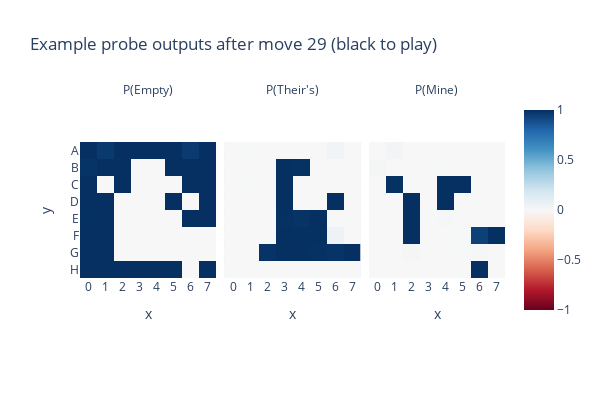
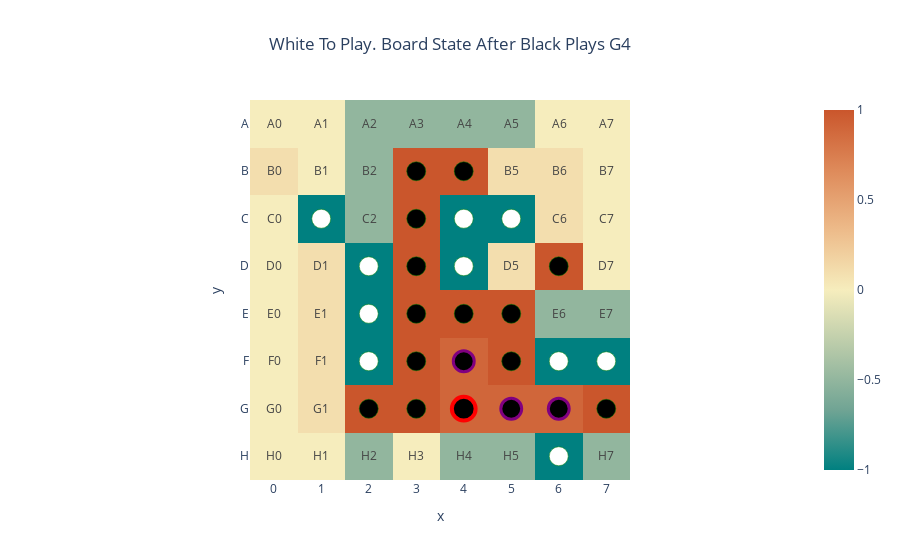

Notebook code cell kept with these figures, in order:
### Code cell
layer = 6
game_index = 1
move = 22
def plot_probe_outputs(layer, game_index, move, **kwargs):
    residual_stream = focus_cache["resid_post", layer][game_index, move]
    print("residual_stream", residual_stream.shape)
    probe_out = einops.einsum(residual_stream, linear_probe, "d_model, d_model row col options -> row col options")
    probabilities = probe_out.softmax(dim=-1)
    plot_square_as_board(probabilities, facet_col=2, facet_labels=["P(Empty)", "P(Their's)", "P(Mine)"], height=400, width=600, **kwargs)
plot_probe_outputs(layer, game_index, move, title="Example probe outputs after move 29 (black to play)")

plot_single_board(int_to_label(focus_games_int[game_index, :move+1]))

### Figure 1 — Plotly figure (JSON) as saved in the notebook; plotly's stock layout.template omitted (floating-point values rounded to 4 significant figures)
{"data": [{"coloraxis": "coloraxis", "hovertemplate": "x: %{x}<br>y: %{y}<br>color: %{z}<extra></extra>", "name": "0", "type": "heatmap", "x": ["0", "1", "2", "3", "4", "5", "6", "7"], "xaxis": "x", "y": ["A", "B", "C", "D", "E", "F", "G", "H"], "yaxis": "y", "z": [[1.0, 0.9681, 1, 1, 1, 1, 0.9637, 0.9993], [0.9835, 0.9995, 1, 1.958e-08, 7.313e-08, 1.0, 0.9998, 0.9989], [0.9997, 8.396e-05, 1, 5.186e-06, 8.248e-06, 2.154e-05, 1.0, 1], [1.0, 1.0, 7.758e-08, 2.756e-10, 2.174e-10, 1.0, 3.574e-06, 1.0], [0.9976, 1.0, 5.595e-06, 2.439e-10, 6.227e-10, 9.075e-07, 1, 1], [1.0, 1.0, 4.181e-08, 5.914e-06, 3.609e-09, 0.0002678, 9.295e-14, 3.935e-08], [0.9987, 0.9999, 8.277e-05, 0.0001944, 3.876e-11, 6.263e-05, 2.827e-05, 2.777e-06], [0.9996, 1.0, 1, 1.0, 1, 1, 1.181e-09, 1.0]]}, {"coloraxis": "coloraxis", "hovertemplate": "x: %{x}<br>y: %{y}<br>color: %{z}<extra></extra>", "name": "1", "type": "heatmap", "x": ["0", "1", "2", "3", "4", "5", "6", "7"], "xaxis": "x2", "y": ["A", "B", "C", "D", "E", "F", "G", "H"], "yaxis": "y2", "z": [[2.571e-08, 0.003117, 1.688e-16, 6.733e-14, 8.844e-15, 1.565e-14, 0.03435, 0.0004108], [0.0004496, 0.0003612, 1.264e-15, 0.9997, 0.9959, 3.535e-06, 6.126e-06, 0.0005669], [0.000182, 0.003973, 2.78e-15, 0.9991, 0.002288, 0.0005513, 6.149e-08, 6.342e-11], [3.822e-06, 2.471e-08, 0.00116, 0.9983, 0.0007775, 5.215e-07, 0.9972, 3.231e-06], [0.0001811, 1.457e-07, 0.0002378, 0.995, 0.988, 0.9987, 3.073e-16, 1.328e-12], [5.331e-06, 1.001e-07, 0.0001361, 0.9995, 0.9982, 0.997, 0.05853, 0.001047], [0.001144, 9.884e-07, 0.9844, 0.9968, 0.9989, 0.9945, 0.9874, 0.9996], [6.343e-05, 1.478e-06, 2.928e-15, 2.776e-06, 8.148e-10, 1.891e-09, 0.0001191, 4.306e-06]]}, {"coloraxis": "coloraxis", "hovertemplate": "x: %{x}<br>y: %{y}<br>color: %{z}<extra></extra>", "name": "2", "type": "heatmap", "x": ["0", "1", "2", "3", "4", "5", "6", "7"], "xaxis": "x3", "y": ["A", "B", "C", "D", "E", "F", "G", "H"], "yaxis": "y3", "z": [[2.025e-07, 0.02881, 7.421e-15, 3.904e-16, 1.265e-15, 1.172e-15, 0.00198, 0.0003005], [0.0161, 0.0001421, 1.752e-16, 0.0002621, 0.004142, 1.575e-05, 0.0001468, 0.0005161], [0.0001011, 0.9959, 3.503e-15, 0.0008504, 0.9977, 0.9994, 2.968e-07, 2.19e-09], [5.698e-06, 2.106e-07, 0.9988, 0.001736, 0.9992, 1.816e-07, 0.002764, 5.041e-07], [0.002259, 4.464e-06, 0.9998, 0.004961, 0.01196, 0.001252, 1.051e-16, 7.569e-13], [2.678e-05, 2.146e-06, 0.9999, 0.0004955, 0.001761, 0.002682, 0.9415, 0.999], [0.0001764, 5.195e-05, 0.0155, 0.00305, 0.001147, 0.005411, 0.01262, 0.0003882], [0.0003196, 4.961e-06, 2.595e-14, 5.269e-11, 7.39e-11, 4.674e-11, 0.9999, 2.079e-05]]}], "layout": {"annotations": [{"font": {}, "showarrow": false, "text": "P(Empty)", "x": 0.16, "xanchor": "center", "xref": "paper", "y": 1, "yanchor": "bottom", "yref": "paper"}, {"font": {}, "showarrow": false, "text": "P(Their's)", "x": 0.5, "xanchor": "center", "xref": "paper", "y": 1, "yanchor": "bottom", "yref": "paper"}, {"font": {}, "showarrow": false, "text": "P(Mine)", "x": 0.84, "xanchor": "center", "xref": "paper", "y": 1, "yanchor": "bottom", "yref": "paper"}], "coloraxis": {"cmid": 0, "colorscale": [[0, "rgb(103,0,31)"], [0.1, "rgb(178,24,43)"], [0.2, "rgb(214,96,77)"], [0.3, "rgb(244,165,130)"], [0.4, "rgb(253,219,199)"], [0.5, "rgb(247,247,247)"], [0.6, "rgb(209,229,240)"], [0.7, "rgb(146,197,222)"], [0.8, "rgb(67,147,195)"], [0.9, "rgb(33,102,172)"], [1, "rgb(5,48,97)"]]}, "height": 400, "title": {"text": "Example probe outputs after move 29 (black to play)"}, "width": 600, "xaxis": {"anchor": "y", "constrain": "domain", "domain": [0, 0.32], "scaleanchor": "y", "title": {"text": "x"}}, "xaxis2": {"anchor": "y2", "domain": [0.34, 0.66], "matches": "x", "title": {"text": "x"}}, "xaxis3": {"anchor": "y3", "domain": [0.68, 1.0], "matches": "x", "title": {"text": "x"}}, "yaxis": {"anchor": "x", "autorange": "reversed", "constrain": "domain", "domain": [0, 1], "title": {"text": "y"}}, "yaxis2": {"anchor": "x2", "domain": [0, 1], "matches": "y", "showticklabels": false}, "yaxis3": {"anchor": "x3", "domain": [0, 1], "matches": "y", "showticklabels": false}}}

### Figure 2 — Plotly figure (JSON) as saved in the notebook; plotly's stock layout.template omitted (floating-point values rounded to 4 significant figures)
{"data": [{"coloraxis": "coloraxis", "customdata": [["I:1<br>S:0", "I:2<br>S:1", "I:3<br>S:2", "I:4<br>S:3", "I:5<br>S:4", "I:6<br>S:5", "I:7<br>S:6", "I:8<br>S:7"], ["I:9<br>S:8", "I:10<br>S:9", "I:11<br>S:10", "I:12<br>S:11", "I:13<br>S:12", "I:14<br>S:13", "I:15<br>S:14", "I:16<br>S:15"], ["I:17<br>S:16", "I:18<br>S:17", "I:19<br>S:18", "I:20<br>S:19", "I:21<br>S:20", "I:22<br>S:21", "I:23<br>S:22", "I:24<br>S:23"], ["I:25<br>S:24", "I:26<br>S:25", "I:27<br>S:26", "I:X<br>S:27", "I:X<br>S:28", "I:28<br>S:29", "I:29<br>S:30", "I:30<br>S:31"], ["I:31<br>S:32", "I:32<br>S:33", "I:33<br>S:34", "I:X<br>S:35", "I:X<br>S:36", "I:34<br>S:37", "I:35<br>S:38", "I:36<br>S:39"], ["I:37<br>S:40", "I:38<br>S:41", "I:39<br>S:42", "I:40<br>S:43", "I:41<br>S:44", "I:42<br>S:45", "I:43<br>S:46", "I:44<br>S:47"], ["I:45<br>S:48", "I:46<br>S:49", "I:47<br>S:50", "I:48<br>S:51", "I:49<br>S:52", "I:50<br>S:53", "I:51<br>S:54", "I:52<br>S:55"], ["I:53<br>S:56", "I:54<br>S:57", "I:55<br>S:58", "I:56<br>S:59", "I:57<br>S:60", "I:58<br>S:61", "I:59<br>S:62", "I:60<br>S:63"]], "hovertemplate": "<b>%{y}%{x}</b><br>%{customdata}<extra></extra>", "name": "0", "text": [["A0", "A1", "A2", "A3", "A4", "A5", "A6", "A7"], ["B0", "B1", "B2", "", "", "B5", "B6", "B7"], ["C0", "", "C2", "", "", "", "C6", "C7"], ["D0", "D1", "", "", "", "D5", "", "D7"], ["E0", "E1", "", "", "", "", "E6", "E7"], ["F0", "F1", "", "", "", "", "", ""], ["G0", "G1", "", "", "", "", "", ""], ["H0", "H1", "H2", "H3", "H4", "H5", "", "H7"]], "texttemplate": "%{text}", "type": "heatmap", "x": ["0", "1", "2", "3", "4", "5", "6", "7"], "xaxis": "x", "y": ["A", "B", "C", "D", "E", "F", "G", "H"], "yaxis": "y", "z": [[0, 0, -0.5, -0.5, -0.5, -0.5, 0, 0], [0.1, 0, -0.5, 1, 1, 0.1, 0.1, 0], [0, -1, -0.5, 1, -1, -1, 0.1, 0], [0, 0.1, -1, 1, -1, 0.1, 1, 0], [0, 0.1, -1, 1, 1, 1, -0.5, -0.5], [0, 0.1, -1, 1, 0.9, 1, -1, -1], [0, 0.1, 1, 1, 0.9, 0.9, 0.9, 1], [0, 0, -0.5, 0, -0.5, -0.5, -1, -0.5]]}], "layout": {"coloraxis": {"cmid": 0, "colorscale": [[0, "rgb(0, 128, 128)"], [0.1667, "rgb(112, 164, 148)"], [0.3333, "rgb(180, 200, 168)"], [0.5, "rgb(246, 237, 189)"], [0.6667, "rgb(237, 187, 138)"], [0.8333, "rgb(222, 138, 90)"], [1, "rgb(202, 86, 44)"]]}, "shapes": [{"fillcolor": "black", "line": {"color": "green", "width": 0.5}, "type": "circle", "x0": 2.8, "x1": 3.2, "y0": 0.8, "y1": 1.2}, {"fillcolor": "black", "line": {"color": "green", "width": 0.5}, "type": "circle", "x0": 3.8, "x1": 4.2, "y0": 0.8, "y1": 1.2}, {"fillcolor": "white", "line": {"color": "green", "width": 0.5}, "type": "circle", "x0": 0.8, "x1": 1.2, "y0": 1.8, "y1": 2.2}, {"fillcolor": "black", "line": {"color": "green", "width": 0.5}, "type": "circle", "x0": 2.8, "x1": 3.2, "y0": 1.8, "y1": 2.2}, {"fillcolor": "white", "line": {"color": "green", "width": 0.5}, "type": "circle", "x0": 3.8, "x1": 4.2, "y0": 1.8, "y1": 2.2}, {"fillcolor": "white", "line": {"color": "green", "width": 0.5}, "type": "circle", "x0": 4.8, "x1": 5.2, "y0": 1.8, "y1": 2.2}, {"fillcolor": "white", "line": {"color": "green", "width": 0.5}, "type": "circle", "x0": 1.8, "x1": 2.2, "y0": 2.8, "y1": 3.2}, {"fillcolor": "black", "line": {"color": "green", "width": 0.5}, "type": "circle", "x0": 2.8, "x1": 3.2, "y0": 2.8, "y1": 3.2}, {"fillcolor": "white", "line": {"color": "green", "width": 0.5}, "type": "circle", "x0": 3.8, "x1": 4.2, "y0": 2.8, "y1": 3.2}, {"fillcolor": "black", "line": {"color": "green", "width": 0.5}, "type": "circle", "x0": 5.8, "x1": 6.2, "y0": 2.8, "y1": 3.2}, {"fillcolor": "white", "line": {"color": "green", "width": 0.5}, "type": "circle", "x0": 1.8, "x1": 2.2, "y0": 3.8, "y1": 4.2}, {"fillcolor": "black", "line": {"color": "green", "width": 0.5}, "type": "circle", "x0": 2.8, "x1": 3.2, "y0": 3.8, "y1": 4.2}, {"fillcolor": "black", "line": {"color": "green", "width": 0.5}, "type": "circle", "x0": 3.8, "x1": 4.2, "y0": 3.8, "y1": 4.2}, {"fillcolor": "black", "line": {"color": "green", "width": 0.5}, "type": "circle", "x0": 4.8, "x1": 5.2, "y0": 3.8, "y1": 4.2}, {"fillcolor": "white", "line": {"color": "green", "width": 0.5}, "type": "circle", "x0": 1.8, "x1": 2.2, "y0": 4.8, "y1": 5.2}, {"fillcolor": "black", "line": {"color": "green", "width": 0.5}, "type": "circle", "x0": 2.8, "x1": 3.2, "y0": 4.8, "y1": 5.2}, {"fillcolor": "black", "line": {"color": "purple", "width": 3}, "type": "circle", "x0": 3.78, "x1": 4.22, "y0": 4.78, "y1": 5.22}, {"fillcolor": "black", "line": {"color": "green", "width": 0.5}, "type": "circle", "x0": 4.8, "x1": 5.2, "y0": 4.8, "y1": 5.2}, {"fillcolor": "white", "line": {"color": "green", "width": 0.5}, "type": "circle", "x0": 5.8, "x1": 6.2, "y0": 4.8, "y1": 5.2}, {"fillcolor": "white", "line": {"color": "green", "width": 0.5}, "type": "circle", "x0": 6.8, "x1": 7.2, "y0": 4.8, "y1": 5.2}, {"fillcolor": "black", "line": {"color": "green", "width": 0.5}, "type": "circle", "x0": 1.8, "x1": 2.2, "y0": 5.8, "y1": 6.2}, {"fillcolor": "black", "line": {"color": "green", "width": 0.5}, "type": "circle", "x0": 2.8, "x1": 3.2, "y0": 5.8, "y1": 6.2}, {"fillcolor": "black", "line": {"color": "red", "width": 4}, "type": "circle", "x0": 3.75, "x1": 4.25, "y0": 5.75, "y1": 6.25}, {"fillcolor": "black", "line": {"color": "purple", "width": 3}, "type": "circle", "x0": 4.78, "x1": 5.22, "y0": 5.78, "y1": 6.22}, {"fillcolor": "black", "line": {"color": "purple", "width": 3}, "type": "circle", "x0": 5.78, "x1": 6.22, "y0": 5.78, "y1": 6.22}, {"fillcolor": "black", "line": {"color": "green", "width": 0.5}, "type": "circle", "x0": 6.8, "x1": 7.2, "y0": 5.8, "y1": 6.2}, {"fillcolor": "white", "line": {"color": "green", "width": 0.5}, "type": "circle", "x0": 5.8, "x1": 6.2, "y0": 6.8, "y1": 7.2}], "title": {"text": "White To Play. Board State After Black Plays G4 ", "x": 0.5}, "xaxis": {"anchor": "y", "constrain": "domain", "domain": [0, 1], "scaleanchor": "y", "title": {"text": "x"}}, "yaxis": {"anchor": "x", "autorange": "reversed", "constrain": "domain", "domain": [0, 1], "title": {"text": "y"}}}}
